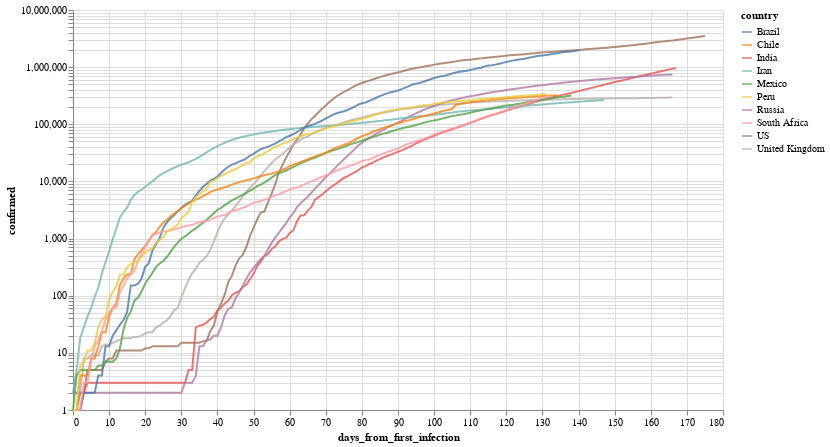

The notebook cell saved with this chart:
### Markdown cell above
Por ejemplo, evolución (interactiva!) de los paises con mas infectados

### Code cell
total_confirmed_by_country = global_df.groupby('country').confirmed.max().sort_values(ascending=False)
selected_countries = total_confirmed_by_country[total_confirmed_by_country > 1000].index

plot_df = global_df[
    (global_df.confirmed > 0) & 
    (global_df.country.isin(selected_countries[:10]))
].sort_values('date')

selection = alt.selection_multi(
    fields=['country'], 
    bind='legend', 
    init=[{'country': c} for c in selected_countries[:10]]
)


(
    alt.Chart(plot_df)
       .mark_line()
       .encode(
           x='days_from_first_infection', 
           y=alt.Y('confirmed', scale=alt.Scale(type='log')), 
           color='country',
           opacity=alt.condition(selection, alt.value(.8), alt.value(.05))
       ).add_selection(selection)
        .properties(width=650, height=400)
       
)

### Figure 1 — Vega-Lite specification as saved in the notebook (floating-point values rounded to 4 significant figures; data arrays with more than 128 entries replaced by an {"elided": "..."} marker saying what was removed)
{"config": {"view": {"continuousWidth": 400, "continuousHeight": 300}}, "data": {"name": "data-bffb603dbffbdd9553305bb33fdfa142"}, "mark": "line", "encoding": {"color": {"type": "nominal", "field": "country"}, "opacity": {"condition": {"value": 0.8, "selection": "selector001"}, "value": 0.05}, "x": {"type": "quantitative", "field": "days_from_first_infection"}, "y": {"type": "quantitative", "field": "confirmed", "scale": {"type": "log"}}}, "height": 400, "selection": {"selector001": {"type": "multi", "fields": ["country"], "bind": "legend", "init": [{"country": "US"}, {"country": "Brazil"}, {"country": "India"}, {"country": "Russia"}, {"country": "Peru"}, {"country": "Chile"}, {"country": "Mexico"}, {"country": "South Africa"}, {"country": "United Kingdom"}, {"country": "Iran"}]}}, "width": 650, "$schema": "https://vega.github.io/schema/vega-lite/v4.8.1.json", "datasets": {"data-bffb603dbffbdd9553305bb33fdfa142": {"elided": "1506 records"}}}
